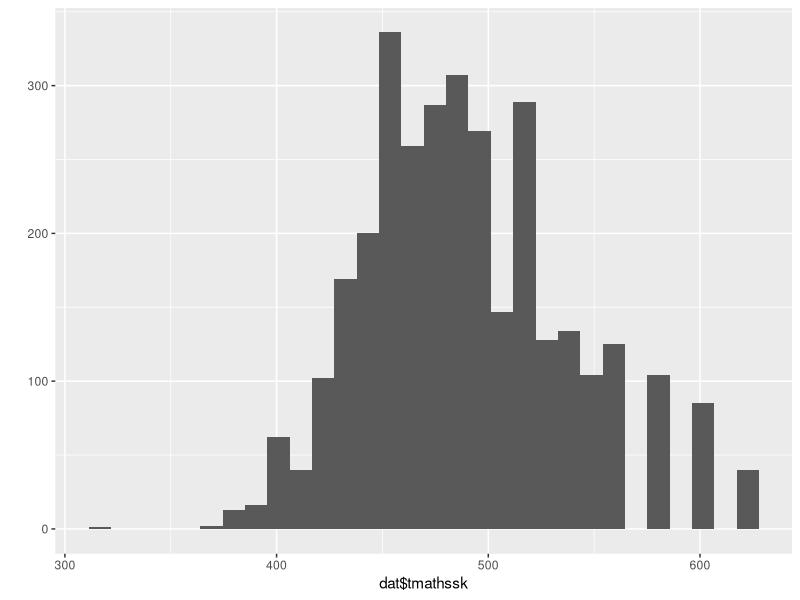

This chart was generated by the following R code:
##
## Exploring Tenn Star data
##

library( tidyverse )
library( lme4 )
library( lmerTest ) ## only need this if you want p-values from your lmer models

rm(list = ls())


#### Load the data and look at it ####


stud <- read.csv('tenn_stud_dat.csv') ## student-level data
teach <- read.csv('tenn_teach_dat.csv') ## teacher-level data

dat <- merge(stud, teach) ## merge the datasets. Automatically merges by clid, class id, the only variable in common

dat <- na.omit(dat) ## for simplicity, we'll delete everyone missing any variables

names(dat)
nrow( dat )

head(dat$tmathssk) ## math scores after kindergarten, the primary outcome

dat$small_class <- dat$cltypek == 'small class' ## create an indicator for being in a small class

head( dat )

qplot( dat$tmathssk )

length(unique(dat$clid)) ## 196 classes (as opposed to
nrow(dat) ## 3219 students)



##### Fitting some WRONG models to estimate impact ####

## We would want to fix this with cluster-robust SEs!!!

t.test(dat$tmathssk ~ dat$small_class) ## a first pass using only a t-test

mod <- lm(tmathssk ~ small_class, data = dat) ## another way to get the same result (more or less)
summary(mod)



table(dat$ssex) ## we might gain precision by adjusting for student sex,
table(dat$srace) ## race,
table(dat$sbirthq) ## and age (birth quartile)
table(dat$totexpk) ## we might also add class-level covariates, like teacher experience


mod_full_cov <- lm(tmathssk ~ ssex + srace + totexpk + small_class, data = dat)
summary(mod_full_cov)



#### Alternate approach: fixed effects for class  ####

mod_fe <- lm(tmathssk ~ 0  + ssex + srace + totexpk + small_class + as.factor(clid), 
             data = dat)
summary(mod_fe) ## except the fixed effects are collinear with all class-level variables

# Note: Including fixed effects would only work for us if we had randomization or variation
# within cluster




#### Alternate approach: multilevel modeling  ####


## A classic: the random intercept approach
mod_re <- lmer(tmathssk ~ ssex + srace + totexpk + small_class + (1|clid), 
               data = dat)
summary(mod_re)


## but to be more realistic we might want random coefficients for some of the
## covariates as well
mod_re_full <- lmer(tmathssk ~ ssex + srace + totexpk + small_class + (ssex + srace|clid), 
                    data = dat)
summary(mod_re_full)

## that took a lot longer! And it didn't converge for me! Also, it makes a lot
## of assumptions such as

## 1) homoscedasticity of residuals
## 2) random effects are normally distributed
## 3) treatment effect is constant across teachers
## which the cluster-robust errors don't.



#### Looking at logistic regression (GLMs) ####

## NOTE: This is moving into "fake analysis for illustration" territory.

# make a binary "high score" variable
dat$high_math <- dat$tmathssk >= median(dat$tmathssk)

## we can do the same thing with a GLM
mod <- glm(high_math ~ small_class, data = dat, family = 'binomial')

summary(mod) ## now you see the TE

# But these SEs are WRONG---need clustering to fix.

# add a class-by-experience interaction
mod <- lm(tmathssk ~ small_class * totexpk, data = dat)
summary(mod)
# (Still wrong SEs)
